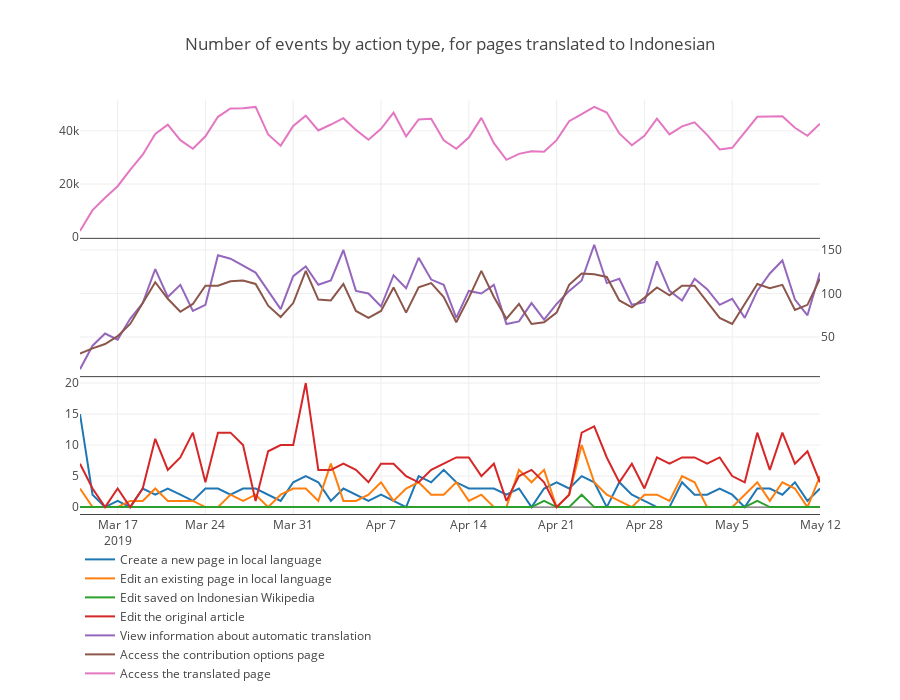

The code cell stored with this chart in its notebook:
### Code cell
data = [{'x': el_by_action_id.index,
    'y': el_by_action_id[col],
    'name': col
    }  for col in el_by_action_id.columns.difference(['Access the translated page', 'View information about automatic translation', 'Access the contribution options page'])] \
    + [{'x': el_by_action_id.index,
    'y': el_by_action_id[col],
    'name': col,
    'xaxis': 'x2',
    'yaxis': 'y2'
    }  for col in ['View information about automatic translation', 'Access the contribution options page']] \
    + [{'x': el_by_action_id.index,
    'y': el_by_action_id['Access the translated page'],
    'name': 'Access the translated page',
    'xaxis': 'x3',
    'yaxis': 'y3'}]
fig = {
    'data': data,
    'layout': {
        'height': 700,
        'xaxis': {'showline':True},
        'xaxis2': {'showticklabels': False, 'anchor':'y2', 'showline':True},
        'xaxis3': {'showticklabels': False, 'anchor':'y3', 'showline':True},
        'yaxis': {'domain': [0, 0.333]},
        'yaxis2': {'domain': [0.333, 0.667], 'side': 'right'}, 
        'yaxis3': {'domain': [0.667, 1]}, 
        'title': {'text': 'Number of events by action type, for pages translated to Indonesian'},
        'legend': {'x': 0, 'y': -0.42},
        'hoverlabel': {'namelength' : -1}
    }
}
plotly.offline.iplot(fig)
